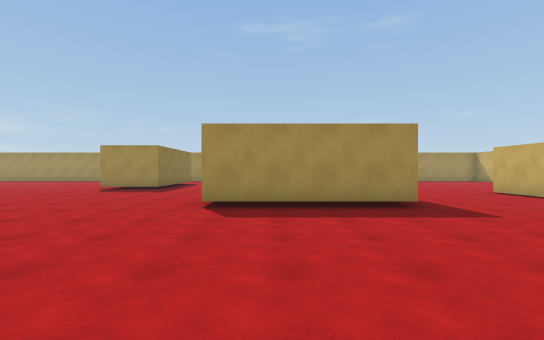
view 1 (above)

22 first-person views from a walk through a scene from a Unity 3-D project. The camera is 1.5 m above the floor, looks level and sees 90° across. The floor is counted in squares, 2 m on a side. Each view is taken from the middle of a square. On the plan, view 1 faces up. The plan holds only what a view shows up to about 10 squares ahead; the rest is blank. The place goes on beyond the plan. The player character is not drawn.

view 2
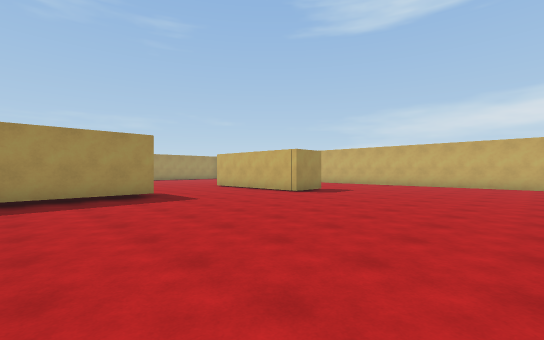

view 3
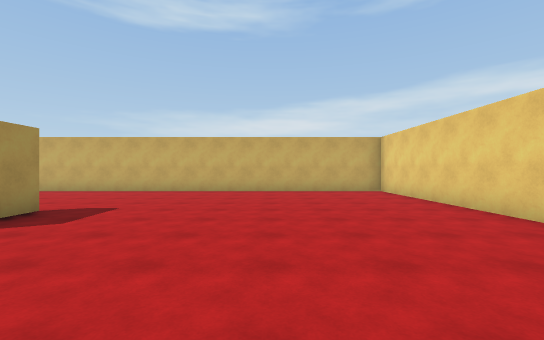

view 4
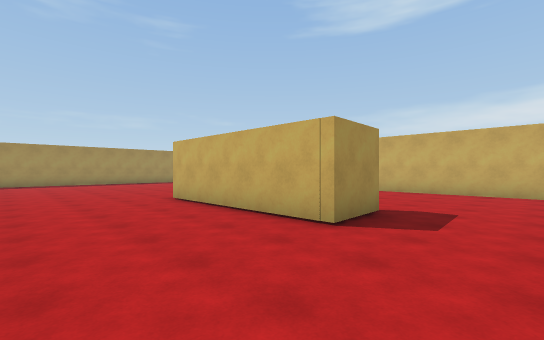

view 5
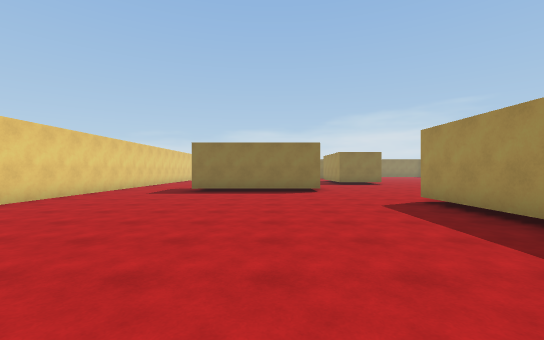

view 6
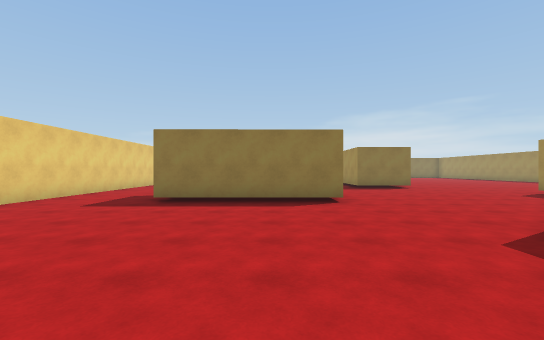

view 7
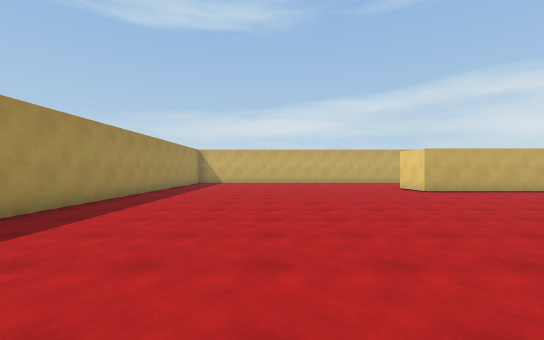

view 8
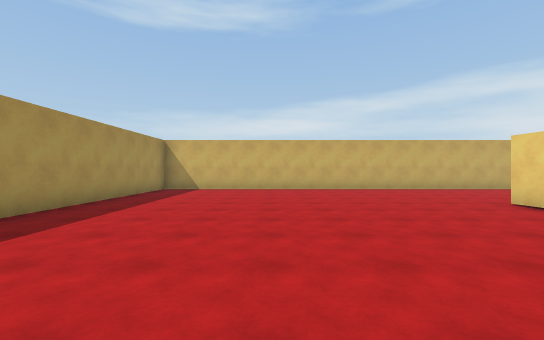

view 9
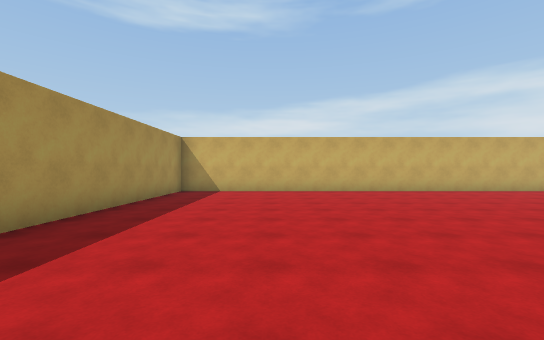

view 10
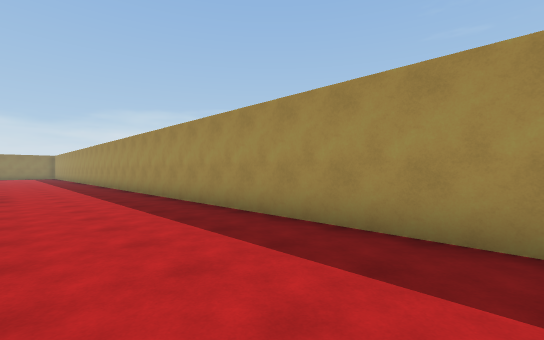

view 11
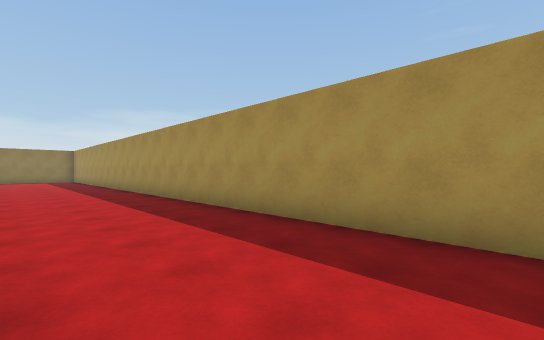

view 12
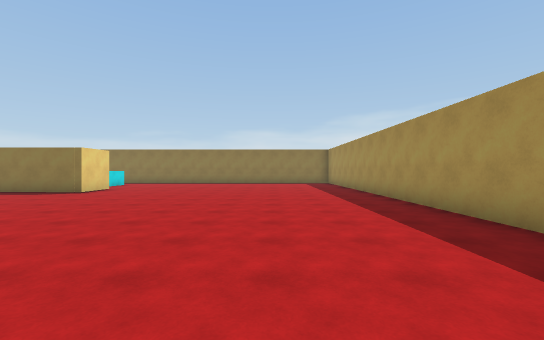

view 13
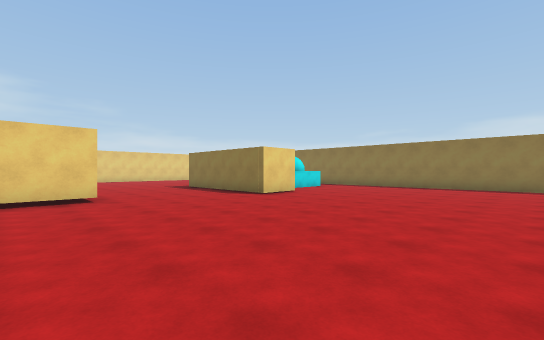

view 14
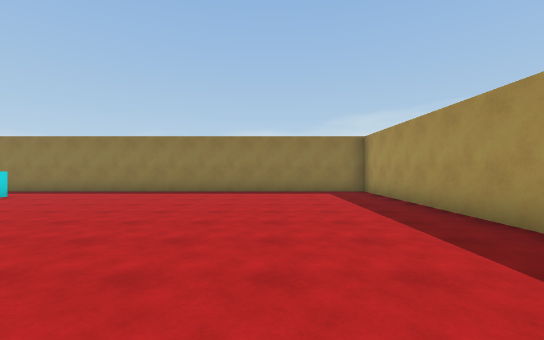

view 15
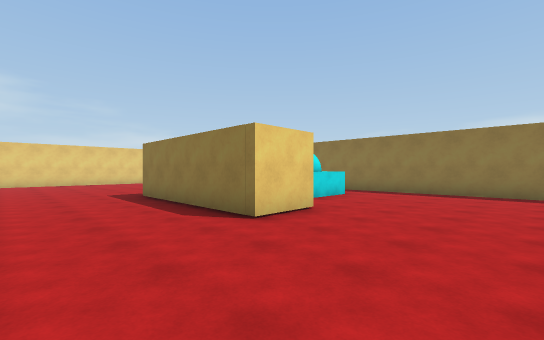

view 16
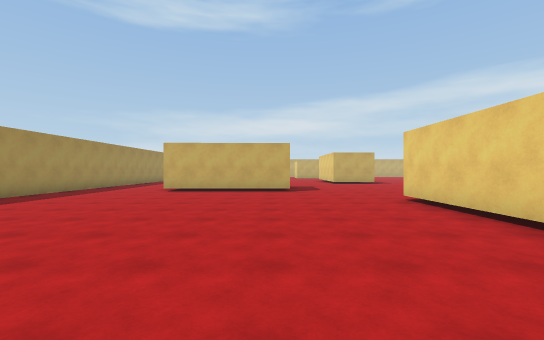

view 17
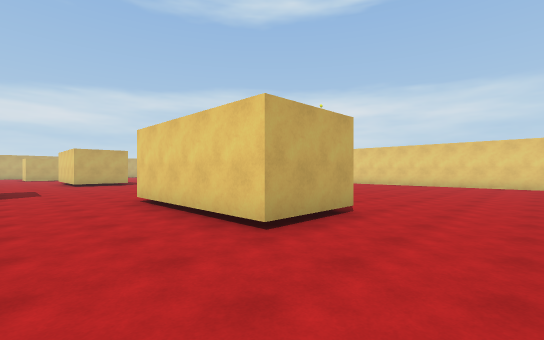

view 18
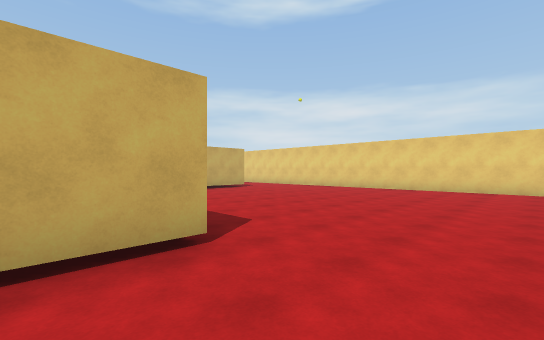

view 19
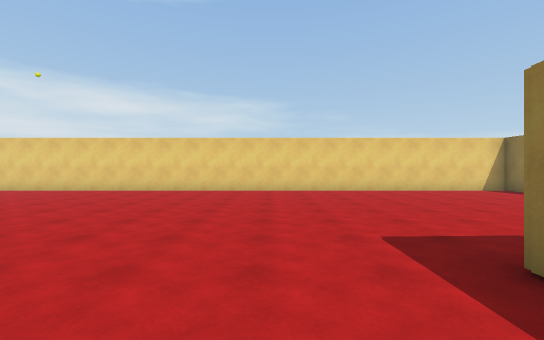

view 20
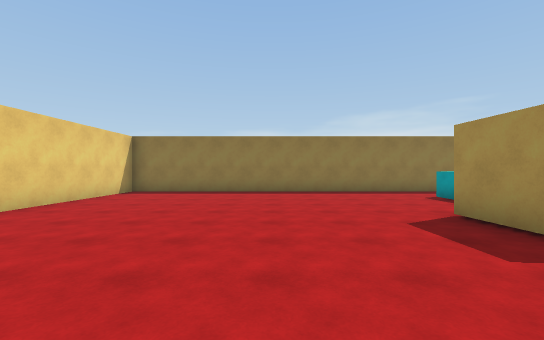

view 21
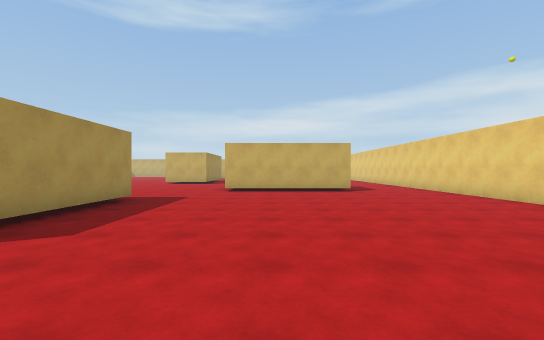

view 22
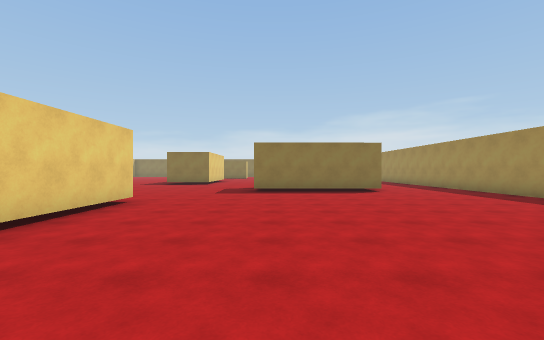

### Floor plan
Points are (right, up) in squares from view 1. A wall is a line through its corners. A room is listed if a view was taken in it or the views show most of it. See-through windows are left out.
Room 1 (views 1, 2, 3, 4, 5, 6, 7, 8, 9, 10, 11, 22)
walls: (3, 5.5) (-1.5, 5.5); (-1.5, 7.7) (1.8, 7.7); (8.8, 4.1) (7.2, 4) (7.2, 8.8) (8.8, 8.9); (-4.3, 3.7) (-4.3, -0.8); (-6.6, 10.3) (-6.6, 11.6); (-4.4, 14.9) (-4.4, 10.4); (7.8, -3.9) (13.6, -3.9) (13.6, 18.2) (-7.4, 18.2); (-7.5, -3.9) (-0.8, -3.9)
ways out: opening at (-7.9, 7.4) to room 2; opening at (-6.8, 16.5) to room 2; opening at (-6.7, -2) to room 2
Room 2 (views 12, 13, 14, 15, 16, 17, 18, 19, 20, 21)
walls: (-13.6, 5.5) (-13.6, 7.7) (-9.1, 7.7); (-19.4, 8.8) (-17.8, 8.9) (-17.8, 4) (-19.4, 4); (-9.1, 5.5) (-12.5, 5.5); (-6.6, 11.6) (-6.6, 14.8); (-6.5, -0.8) (-6.5, 3.7); (-7.4, 18.2) (-24.4, 18.2) (-24.4, -3.9) (-7.5, -3.9)
ways out: opening at (-7.9, 7.4) to room 1; opening at (-6.8, 16.5) to room 1; opening at (-6.7, -2) to room 1
objects: other object (-22, 6) to (-21, 7)

Where each view was taken, in squares from view 1:
view 1: 0 up, 0 right, facing up
view 2: 2 down, 0 right, facing up-right
view 3: 0 up, 4 right, facing right
view 4: 2 up, 4 right, facing up-right
view 5: 2 up, 5 right, facing left
view 6: 2 up, 2 right, facing left
view 7: 14 up, 2 left, facing right
view 8: 14 up, 3 right, facing right
view 9: 15 up, 4 right, facing right
view 10: 15 up, 4 right, facing up-left
view 11: 15 up, 4 left, facing up-left
view 12: 15 up, 9 left, facing left
view 13: 15 up, 12 left, facing down-left
view 14: 15 up, 15 left, facing left
view 15: 12 up, 15 left, facing down-left
view 16: 11 up, 16 left, facing right
view 17: 10 up, 16 left, facing down-right
view 18: 7 up, 16 left, facing down-right
view 19: 6 up, 16 left, facing down
view 20: 1 up, 15 left, facing left
view 21: 2 up, 16 left, facing right
view 22: 11 up, 5 right, facing left
